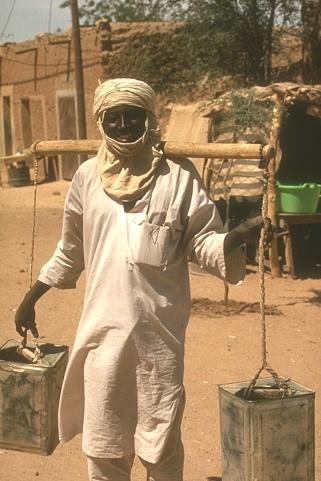
#> input picture HW4/data/gibbs/person.jpg, 321 x 481 px, given in place of gibbs_demo.jpg, which was not available
$ jupyter execute --allow-errors 'Gibbs Sampling.ipynb'   (shell and % lines are left out)   (text cells are left out)
#> lines starting #> are read from the running program, lines starting #| are printed output that depends on the picture; pictures that were not available may be replaced by others from this repository, and a replacement may not be noted
[cell 1]
# Initiialization code
import numpy as np
# from pylab import imshow, show, get_cmap, imread, figure, subplots, title, subplot
import matplotlib.pyplot as plt
from numpy import random
import pylab as pl

[cell 2]
im = plt.imread('data/gibbs/gibbs_demo.jpg')
#> im is the input picture: shape (481, 321, 3); mean R, G, B 158.7, 130.8, 96.2
plt.imshow(im)

def myimshow(state):
    plt.imshow(state, interpolation='nearest')

# Preprocess image to range (-1, 1)
def preproc_data(im, scale=0.1, debug=False):
#> called with scale = 0.1, debug = True
    import skimage.color
    import skimage.transform

    tinyim = skimage.transform.rescale(im, scale)
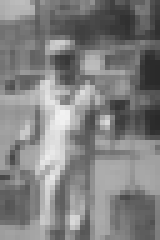
#> tinyim: shape (48, 32, 1) float64 (shown 5 times larger); min 0.165, max 0.951, mean 0.507
    grayim = skimage.color.rgb2gray(tinyim)

    # Linear map the data to -1, 1
    scale = grayim.max() - grayim.min()
    data = 2 * (grayim - grayim.min()) / scale - 1
    if debug:
        print ('original range: {} {}'.format(grayim.min(), grayim.max()))
        print ('remapped range: {} {}'.format(data.min(), data.max()))

    return [data, tinyim]

#> (the rest of this cell did not finish here and is left out)

[cell 3]
# [15 lines left out: functions getneighor, poslist, not called in this run]

[cell 4]
# [11 lines left out: function energy_prior, not called in this run]

def energy_data(state, data, eta):
    E = eta * sum((data - state)**2)
    return E

def energy(state, data, gamma, eta):
    return energy_prior(state, gamma) + energy_data(state, data, eta)

[cell 5]
# [28 lines left out: function gibbs_sampler, not called in this run]

[cell 6]

from IPython.display import display, clear_output
import statistics
import time
random_seed = 100 # Change this in your experiment
random.seed(random_seed)

#> (the rest of this cell did not finish here and is left out)

[cell 7]
plt.show()

[cell 8]
from IPython.display import display, clear_output
import time
random_seed = 100 # Change this in your experiment
random.seed(random_seed)


im = plt.imread('data/gibbs/hawk.jpg')
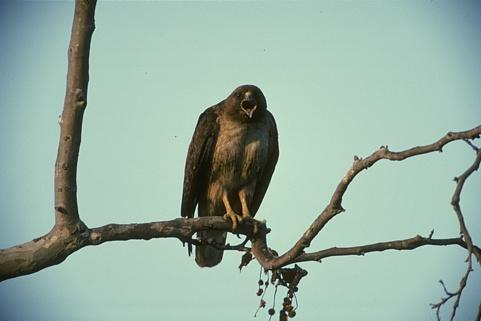
#> input picture HW4/data/gibbs/hawk.jpg, 481 x 321 px
#> im is the input picture: shape (321, 481, 3); mean R, G, B 151.2, 175.1, 163.2
plt.figure(1)
plt.imshow(im)


#> (the rest of this cell did not finish here and is left out)

#> call 2 of preproc_data, with scale = 0.1, debug = True
#> in preproc_data (call 2), `tinyim = skimage.transform.rescale(im, scale)`:
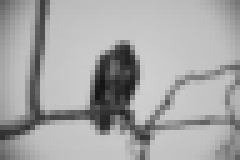
#> tinyim: shape (32, 48, 1) float64 (shown 5 times larger); min 0.0825, max 0.815, mean 0.652


(h, w) = data.shape
mat = random.random((h,w))
mat[mat>0.5] = 1
mat[mat<=0.5] = -1
random_state = mat


# Initial the random state
init_state = random_state

# Set parameters
gamma = 10
eta = 50

new_state = random_state.copy()
E = [energy(init_state, data, gamma, eta)]# array of energies at each iteration


f, ax = plt.subplots() # prepare animation
for i in range(100):
    new_state = gibbs_sampler(new_state, data, gamma, eta)

plt.figure(2)
plt.imshow(new_state)


mask = (new_state==1)
fg = data.copy()
x=range(30)

plt.figure(3)
plt.title("Foreground")
plt.imshow(fg, cmap='gray', interpolation='nearest')

plt.show()
